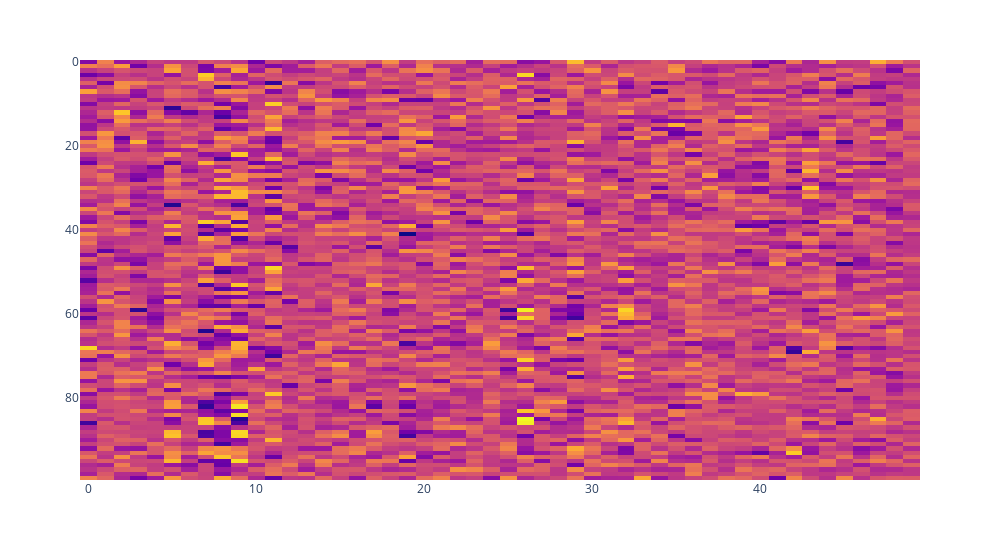

The notebook cell saved with this chart:
### Code cell
px.imshow(
    dict(model[1].named_modules())['fc1.nmda'].weight.data,
    width=1000, aspect='auto',
).update_layout(coloraxis_showscale=False).show()
print(dict(model[1].named_modules())['fc1.nmda'].weight.size())

### Figure 1 — Plotly figure (JSON) as saved in the notebook; plotly's stock layout.template omitted (floating-point values rounded to 4 significant figures; data arrays with more than 128 entries replaced by an {"elided": "..."} marker saying what was removed)
{"data": [{"coloraxis": "coloraxis", "hovertemplate": "x: %{x}<br>y: %{y}<br>color: %{z}<extra></extra>", "name": "0", "type": "heatmap", "xaxis": "x", "yaxis": "y", "z": {"elided": "100x50 float values"}}], "layout": {"coloraxis": {"colorscale": [[0, "#0d0887"], [0.1111, "#46039f"], [0.2222, "#7201a8"], [0.3333, "#9c179e"], [0.4444, "#bd3786"], [0.5556, "#d8576b"], [0.6667, "#ed7953"], [0.7778, "#fb9f3a"], [0.8889, "#fdca26"], [1, "#f0f921"]], "showscale": false}, "margin": {"t": 60}, "width": 1000, "xaxis": {"anchor": "y", "domain": [0, 1]}, "yaxis": {"anchor": "x", "autorange": "reversed", "domain": [0, 1]}}}
